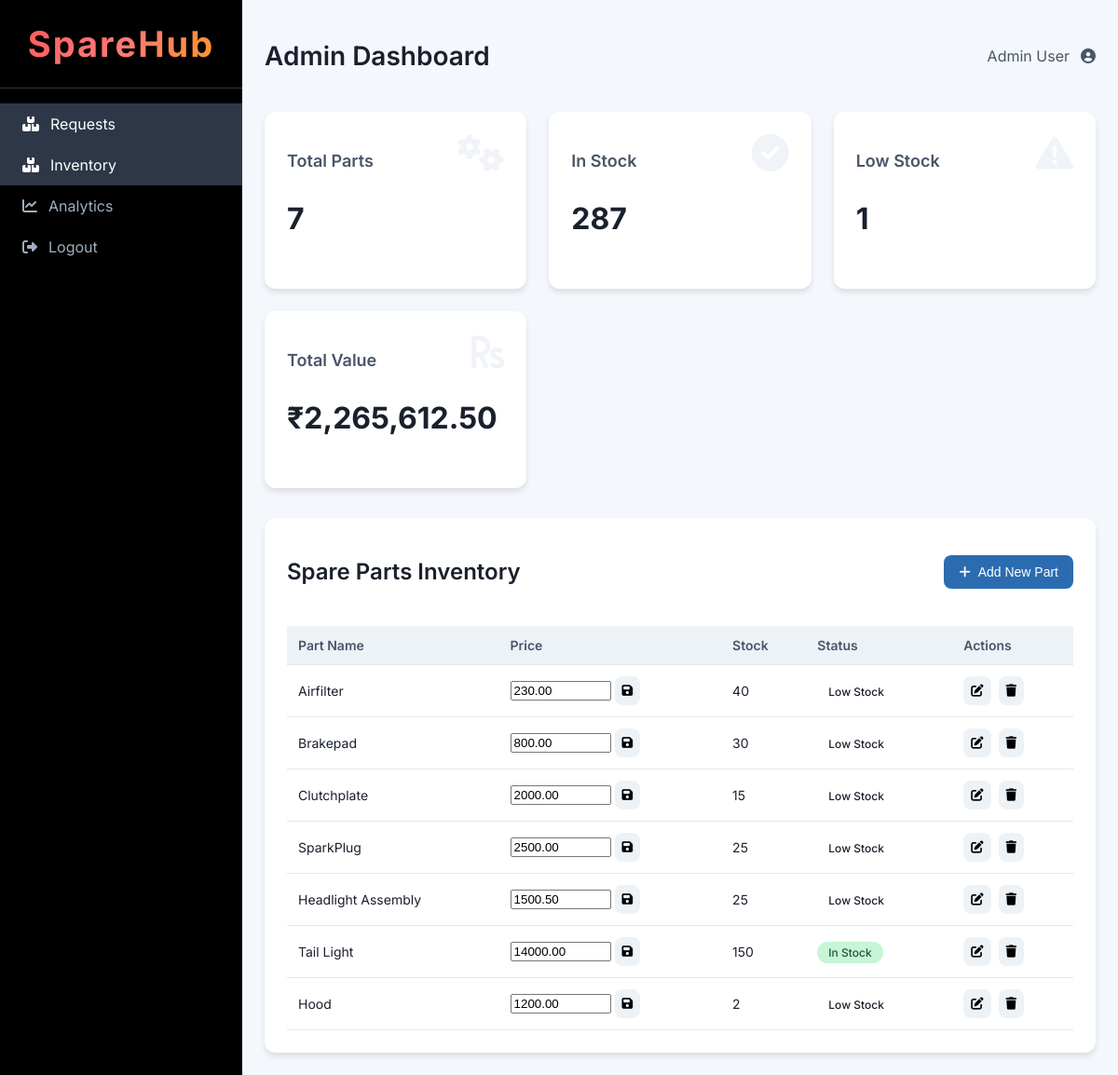
Page /pages/admindashboard.php (signed in) on the committed database.
### tables this page shows
CREATE TABLE `parts` (
  `part_id` int(11) NOT NULL,
  `seller_id` int(11) DEFAULT NULL,
  `name` varchar(100) NOT NULL,
  `description` text DEFAULT NULL,
  `price` decimal(10,2) NOT NULL,
  `stock` int(11) DEFAULT 1,
  `brand` varchar(50) DEFAULT NULL,
  `model` varchar(50) DEFAULT NULL,
  `year` int(11) DEFAULT NULL,
  `category` varchar(50) DEFAULT NULL,
  `status` enum('new','used','refurbished') NOT NULL,
  `oem_number` varchar(50) DEFAULT NULL,
  `images` text DEFAULT NULL,
  `created_at` timestamp NULL DEFAULT current_timestamp(),
  `updated_at` timestamp NULL DEFAULT current_timestamp() ON UPDATE current_timestamp()
);

### pages/admindashboard.php (the view, shortened to what this page needs)
<?php
include '../database/db.php';
$sql = "SELECT * FROM parts";
$result = mysqli_query($conn, $sql);
$parts = mysqli_fetch_all($result, MYSQLI_ASSOC);
$total_value = 0;
foreach ($parts as $part) {
    $total_value += $part['price'] * $part['stock'];
}
?>
<!DOCTYPE html>
<html lang="en">
<head>
    <link rel="stylesheet" href="https://cdnjs.cloudflare.com/ajax/libs/font-awesome/6.5.0/css/all.min.css">
    <link rel="stylesheet" href="../styles/admin.css">
</head>
<body>
    <div class="sidebar">
        <div class="brand-logo">SpareHub</div>
        <nav class="nav-menu">
            <a href="request.php" class="nav-item active"><i class="fas fa-boxes"></i> <span>Requests</span></a>
            <a href="admindashboard.php" class="nav-item active"><i class="fas fa-boxes"></i> <span>Inventory</span></a>
            <a href="analytics.php" class="nav-item"><i class="fas fa-chart-line"></i> <span>Analytics</span></a>
            <a href="logout.php" class="nav-item logout"><i class="fas fa-sign-out-alt"></i> <span>Logout</span></a>
        </nav>
    </div>
    <div class="main-content">
        <header class="topbar">
            <h1>Admin Dashboard</h1>
            <div class="user-info">
                <span>Admin User</span>
                <i class="fas fa-user-circle"></i>
            </div>
        </header>
        <section class="dashboard-grid">
            <div class="card stats-card">
                <h3>Total Parts</h3>
                <p class="stat-value"><?php echo count($parts); ?></p>
                <i class="fas fa-cogs icon"></i>
            </div>
            <div class="card stats-card">
                <h3>In Stock</h3>
                <p class="stat-value"><?php echo array_sum(array_column($parts, 'stock')); ?></p>
                <i class="fas fa-check-circle icon"></i>
            </div>
            <div class="card stats-card">
                <h3>Low Stock</h3>
                <p class="stat-value"><?php echo count(array_filter($parts, fn($p) => $p['stock'] < 10)); ?></p>
                <i class="fas fa-exclamation-triangle icon"></i>
            </div>
            <div class="card stats-card">
                <h3>Total Value</h3>
                <p class="stat-value">₹<?php echo number_format($total_value, 2); ?></p>
                <i class="fas fa-rupee-sign icon"></i>
            </div>
        </section>
        <section class="inventory-section card">
            <div class="section-header">
                <h2>Spare Parts Inventory</h2>
                <button class="add-btn" onclick="alert('Add new product functionality to be implemented.')"><i
                        class="fas fa-plus"></i> Add New Part</button>
            </div>
            <div class="table-container">
                <table class="inventory-table">
                    <thead>
                        <tr>
                            <th>Part Name</th>
                            <th>Price</th>
                            <th>Stock</th>
                            <th>Status</th>
                            <th>Actions</th>
                        </tr>
                    </thead>
                    <tbody>
                        <?php foreach ($parts as $part): ?>
                            <tr>
                                <td><?php echo htmlspecialchars($part['name']); ?></td>
                                <td>
                                    <form method="POST" action="admindashboard.php">
                                        <input type="number" name="price" value="<?php echo $part['price']; ?>" step="0.01"
                                            min="0" style="width: 100px;">
                                        <button type="submit" name="update_price" class="action-btn edit"><i
                                                class="fas fa-save"></i></button>
                                    </form>
                                </td>
                                <td><?php echo $part['stock']; ?></td>
                                <td>
                                    <?php
                                    $status = ($part['stock'] >= 50) ? 'In Stock' : 'Low Stock';
                                    ?>
                                    <span class="status <?php echo strtolower(str_replace(' ', '-', $status)); ?>">
                                        <?php echo $status; ?>
                                    </span>
                                </td>
                                <td class="actions">
                                    <button class="action-btn edit"
                                        onclick="alert('Edit functionality to be implemented.')"><i
                                            class="fas fa-edit"></i></button>
                                    <button class="action-btn delete"
                                        onclick="if (confirm('Are you sure?')) alert('Deleted!')"><i
                                            class="fas fa-trash"></i></button>
                                </td>
                            </tr>
                        <?php endforeach; ?>
                    </tbody>
                </table>
            </div>
        </section>
    </div>
</body>
</html>

### styles/admin.css (style rules this page uses)
body { margin: 0; font-family: 'Inter', sans-serif; background: #f4f7fc; color: #1a202c; }
.sidebar { width: 260px; background: #000000; position: fixed; height: 100%; overflow-y: auto; transition: width 0.3s; }
.brand-logo { letter-spacing: 2px; padding: 24px; font-size: 38px; font-weight:bold; color: #f1a10a; text-align: center; border-bottom: 1px solid #2d3748; background: linear-gradient(135deg, #ff4d4d, #ff7878, #ffa500); -webkit-background-clip: text; -webkit-text-fill-color: transparent; background-clip: text; }
.nav-menu { display: flex; flex-direction: column; padding: 16px 0; }
.nav-item { display: flex; align-items: center; padding: 12px 24px; color: #a0aec0; text-decoration: none; font-size: 16px; transition: background 0.2s, color 0.2s; }
.nav-item i { margin-right: 12px; }
.nav-item:hover, .nav-item.active { background: #2d3748; color: #fff; }
.nav-item.logout { margin-top: auto; }
.main-content { margin-left: 260px; padding: 24px; min-height: 100vh; transition: margin-left 0.3s; }
.topbar { display: flex; justify-content: space-between; align-items: center; margin-bottom: 24px; }
.topbar h1 { font-size: 28px; font-weight: 600; color: #1a202c; }
.user-info { display: flex; align-items: center; gap: 12px; font-size: 16px; color: #4a5568; }
.dashboard-grid { display: grid; grid-template-columns: repeat(auto-fit, minmax(250px, 1fr)); gap: 24px; margin-bottom: 32px; }
.card { background: #ffffff; border-radius: 12px; padding: 24px; box-shadow: 0 4px 6px rgba(0, 0, 0, 0.1); transition: transform 0.2s, box-shadow 0.2s; }
.stats-card { position: relative; overflow: hidden; }
.stats-card h3 { font-size: 18px; font-weight: 600; color: #4a5568; margin-bottom: 8px; }
.stat-value { font-size: 32px; font-weight: 700; color: #1a202c; }
.stats-card .icon { position: absolute; right: 24px; top: 24px; font-size: 40px; color: #e2e8f0; opacity: 0.5; }
.inventory-section .section-header { display: flex; justify-content: space-between; align-items: center; margin-bottom: 24px; }
.inventory-section h2 { font-size: 24px; font-weight: 600; color: #1a202c; }
.add-btn { background: #2b6cb0; color: #fff; border: none; padding: 10px 16px; border-radius: 8px; font-size: 14px; cursor: pointer; display: flex; align-items: center; gap: 8px; transition: background 0.2s; }
.table-container { overflow-x: auto; }
.inventory-table { width: 100%; border-collapse: collapse; }
.inventory-table th, .inventory-table td { padding: 12px; text-align: left; font-size: 14px; }
.inventory-table th { background: #edf2f7; font-weight: 600; color: #4a5568; }
.inventory-table tr { border-bottom: 1px solid #e2e8f0; }
.status { padding: 4px 12px; border-radius: 12px; font-size: 12px; font-weight: 500; }
.status.in-stock { background: #c6f6d5; color: #22543d; }
.actions { display: flex; gap: 8px; }
.action-btn { background: #edf2f7; border: none; padding: 8px; border-radius: 8px; cursor: pointer; transition: background 0.2s; }

### rows in the picture
parts: name "Airfilter", price "230.00", stock "40", stock "Low Stock"
parts: name "Brakepad", price "800.00", stock "30", stock "Low Stock"
parts: name "Clutchplate", price "2000.00", stock "15", stock "Low Stock"
parts: name "SparkPlug", price "2500.00", stock "25", stock "Low Stock"
parts: name "Headlight Assembly", price "1500.50", stock "25", stock "Low Stock"
parts: name "Tail Light", price "14000.00", stock "150", stock "In Stock"
parts: name "Hood", price "1200.00", stock "2", stock "Low Stock"

### other values in the picture
count($parts) "7"
array_sum(array_column($parts, 'stock')) "287"
count(array_filter($parts, fn($p) => $p['stock'] < 10)) "1"
$total_value "2,265,612.50"
